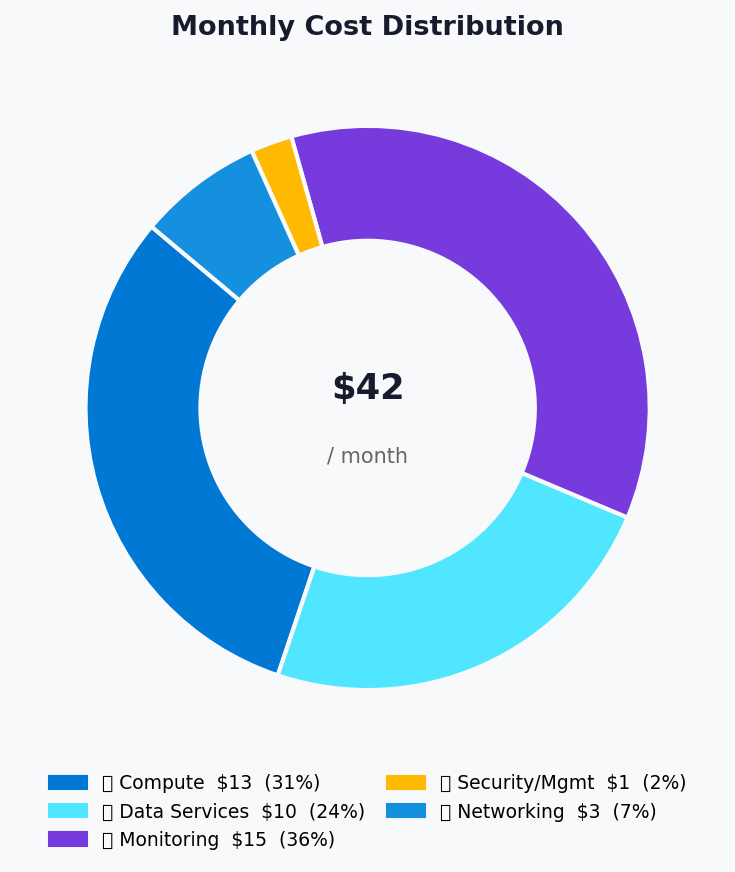

Generate this figure with Python:
import matplotlib.pyplot as plt
import matplotlib.patches as mpatches
import numpy as np

def generate_cost_distribution_chart(
    categories: dict,
    total_monthly: float,
    output_path: str = "03-des-cost-distribution.png",
) -> None:
    PALETTE = [
        "#0078D4",
        "#50E6FF",
        "#773ADC",
        "#FFB900",
        "#1490DF",
    ]

    labels  = list(categories.keys())
    values  = list(categories.values())
    colors  = PALETTE[: len(labels)]
    pcts    = [v / sum(values) * 100 for v in values]

    fig, ax = plt.subplots(figsize=(8, 6))
    fig.patch.set_facecolor("#F8F9FA")
    ax.set_facecolor("#F8F9FA")

    wedge_props = {"linewidth": 2, "edgecolor": "#F8F9FA"}
    wedges, _ = ax.pie(
        values,
        colors=colors,
        wedgeprops=wedge_props,
        startangle=140,
        pctdistance=0.82,
    )

    hole = plt.Circle((0, 0), 0.60, fc="#F8F9FA")
    ax.add_patch(hole)

    ax.text(0, 0.07, f"${total_monthly:,.0f}", ha="center", va="center",
            fontsize=17, fontweight="bold", color="#1A1A2E")
    ax.text(0, -0.17, "/ month", ha="center", va="center",
            fontsize=10, color="#666")

    legend_labels = [
        f"{lbl}  ${val:,.0f}  ({pct:.0f}%)"
        for lbl, val, pct in zip(labels, values, pcts)
    ]
    patches = [mpatches.Patch(color=c, label=l) for c, l in zip(colors, legend_labels)]
    ax.legend(handles=patches, loc="lower center", bbox_to_anchor=(0.5, -0.15),
              ncol=2, fontsize=9, framealpha=0.0, columnspacing=1.2)

    ax.set_title("Monthly Cost Distribution", fontsize=13, fontweight="bold",
                 color="#1A1A2E", pad=10)

    plt.tight_layout(pad=1.4)
    plt.savefig(output_path, dpi=150, bbox_inches="tight", facecolor=fig.get_facecolor())
    plt.close()
    print(f"Generated: {output_path}")


# Mid-range estimates for terraform-e2e
categories = {
    "💻 Compute":        13,
    "💾 Data Services":  10,
    "📊 Monitoring":     15,
    "🔐 Security/Mgmt":  1,
    "🌐 Networking":      3,
}
generate_cost_distribution_chart(
    categories,
    total_monthly=sum(categories.values()),
    output_path="agent-output/terraform-e2e/03-des-cost-distribution.png",
)
